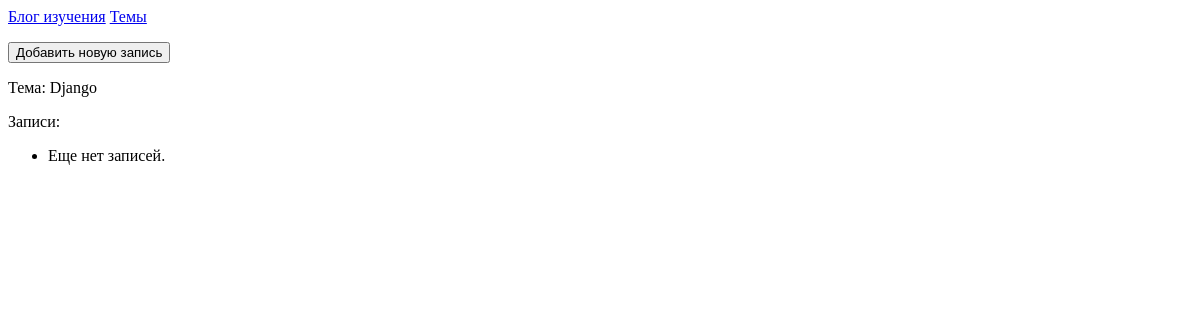
The app's page /topics/1/, older data.
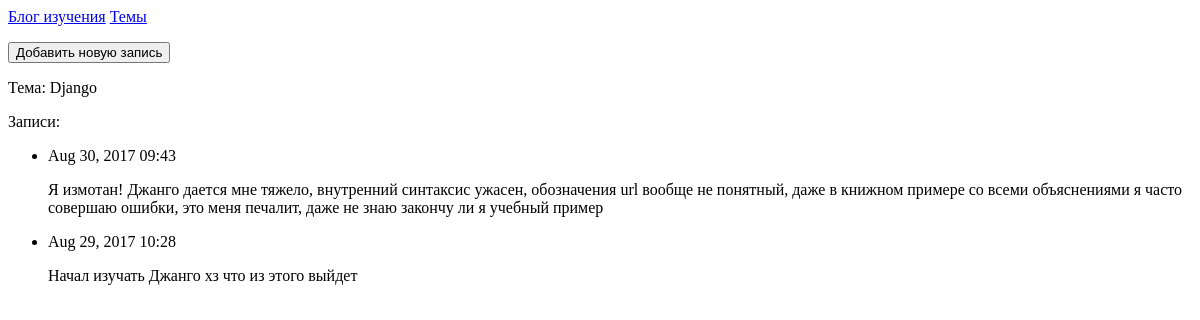
The same page, newer data.
### learning_blogs_app/models.py (models this page shows, shortened)
class Topic(models.Model):
    text = models.CharField(max_length=200) # Обычное текстовое поле, длина ограничена 200 символов
    date_added = models.DateTimeField(auto_now_add=True) # поле времени и даты с параметром добавлять сразу же
    def __str__(self):
        return self.text

class Chain(models.Model):
    topic = models.ForeignKey(Topic) # связываем информацию с темой
    text = models.TextField() # текстовое поле без ограничений
    date_added = models.DateTimeField(auto_now_add=True) # время и дата когда добалена запись
    class Meta:
        verbose_name_plural = 'text message'

### learning_blogs_app/views.py (the view)
# urls.py: url(r'^topics/(?P<topic_id>\d+)/$', views.topic, name='topic'), #тут ничего не ясно
def topic(request, topic_id): # функция получает значение совпадающее с (?P<topic_id>\d+) и сохраняет его в topic_id
    topic = Topic.objects.get(id=topic_id) # получаем тему
    chains = topic.chain_set.order_by('-date_added') # получаем все записи связанные с темой, они упорядочиваются по дате знак "-" означает что это в обратном порядке
    context = {'topic': topic, 'chains': chains} # полученные,темы и записи сохраняем в словарь
    return render(request, 'learning_blog/topic.html', context) # и передаем из шаблону

### learning_blogs_app/templates/learning_blog/topic.html
{% extends 'learning_blog/base.html' %}
{% block content %}
  <a href="{% url 'learning_blogs_app:new_zapis' topic.id %}"><button name="Ok">Добавить новую запись</button></a>
  <p>Тема: {{ topic }}</p>
  <p>Записи:</p>
  <ul>
  {% for chain in chains %}
      <li>
        <p>{{ chain.date_added|date:'M d, Y H:i' }}</p>
        <p>{{ chain.text|linebreaks }}</p>
      </li>
  {% empty %}
      <li>
        Еще нет записей.
      </li>
  {% endfor %}
  </ul>
{% endblock content %}

### learning_blogs_app/templates/learning_blog/base.html
<p>
    <a href="{% url 'learning_blogs_app:index' %}">Блог изучения</a>
    <a href="{% url 'learning_blogs_app:topics' %}">Темы</a>
</p>
{% block content %}{% endblock %}

Row changes from the older to the newer data that the page shows:
added Chain: date_added "Aug 30, 2017 09:43", text "Я измотан! Джанго дается мне тяжело, внутренний синтаксис ужасен, обозначения url вообще не понятный, даже в книжном примере со всеми объяснениями я часто совершаю ошибки, это меня печалит, даже не знаю закончу ли я учебный пример"
added Chain: date_added "Aug 29, 2017 10:28", text "Начал изучать Джанго хз что из этого выйдет"
Text that changed along with them:
text no longer shown: "Еще нет записей."
